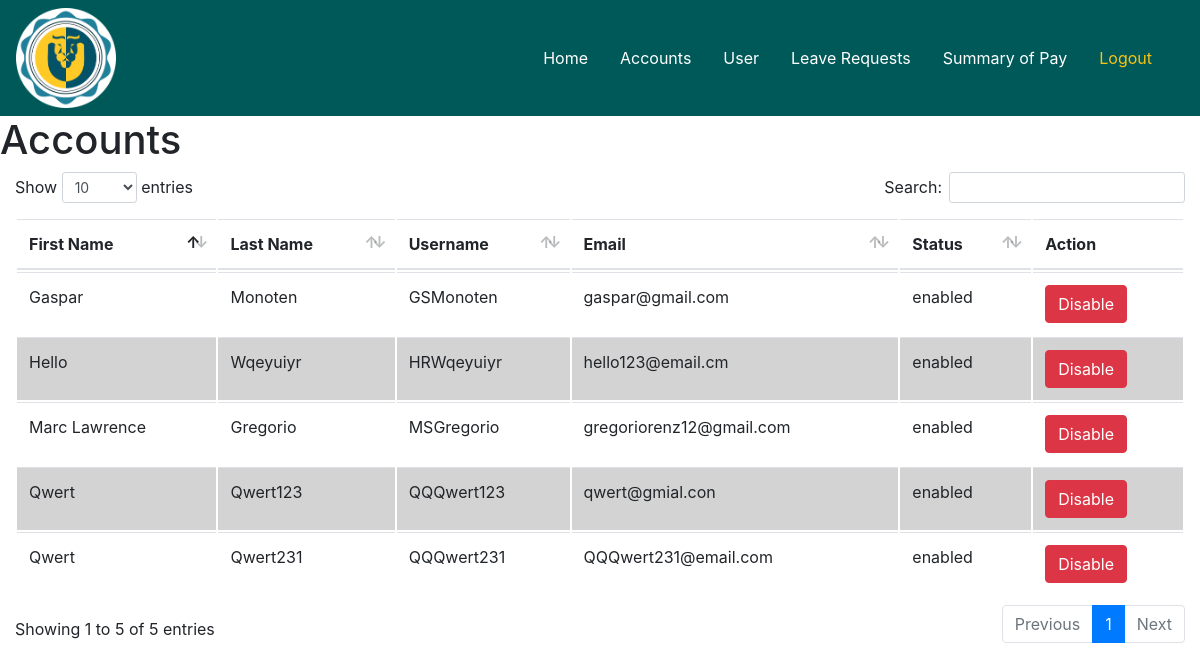
Page /admin/accounts_status.php (signed in) on the earlier database version.
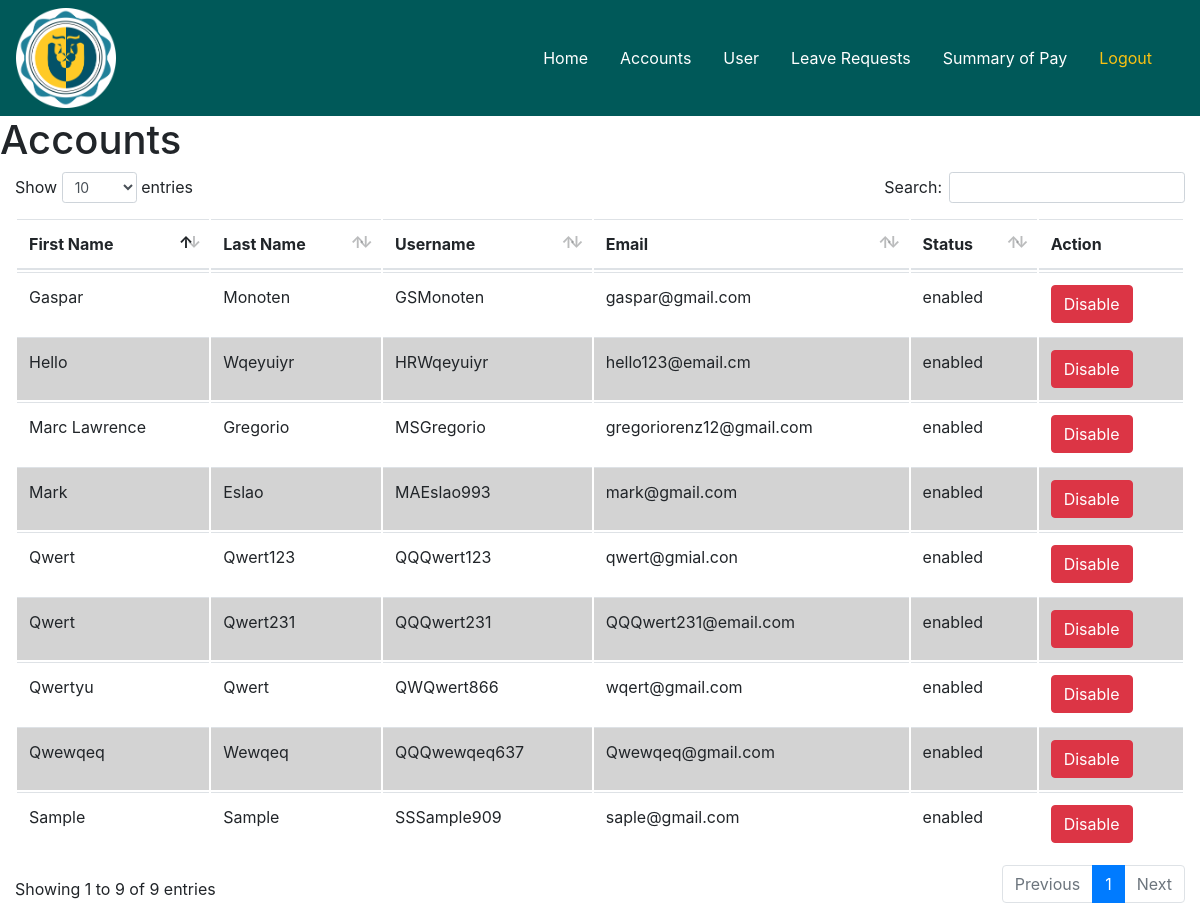
Same page on the later database version.
### tables this page shows
CREATE TABLE `user` (
  `username` varchar(45) NOT NULL,
  `user_id` int(11) NOT NULL AUTO_INCREMENT,
  `email` varchar(45) NOT NULL,
  `password` varchar(255) NOT NULL,
  `date_registered` date NOT NULL,
  `status` enum('enabled','disabled') DEFAULT 'enabled',
  `type` enum('admin','user') DEFAULT 'user',
  PRIMARY KEY (`username`),
  UNIQUE KEY `user_id_UNIQUE` (`user_id`),
  UNIQUE KEY `username_UNIQUE` (`username`)
);

CREATE TABLE `user_info` (
  `user_id` int(11) NOT NULL,
  `prof_image` mediumblob,
  `first_name` varchar(45) DEFAULT NULL,
  `middle_name` varchar(45) DEFAULT NULL,
  `last_name` varchar(45) DEFAULT NULL,
  `birth_date` date DEFAULT NULL,
  `birth_place` varchar(45) DEFAULT NULL,
  `contact_number` varchar(45) DEFAULT NULL,
  `gender` enum('m','f') DEFAULT NULL,
  `height` varchar(45) DEFAULT NULL,
  `weight` int(3) DEFAULT NULL,
  `blood_type` enum('o','a','b','ab') DEFAULT NULL,
  `residential_address` varchar(45) DEFAULT NULL,
  `residential_zip` int(4) DEFAULT NULL,
  `residential_tel_no` varchar(45) DEFAULT NULL,
  `permanent_address` varchar(45) DEFAULT NULL,
  `permanent_zip` int(4) DEFAULT NULL,
  `permanent_tel_no` varchar(45) DEFAULT NULL,
  `citizenship` varchar(45) DEFAULT NULL,
  `religion` varchar(45) DEFAULT NULL,
  `civil_status` varchar(45) DEFAULT NULL,
  `sss_no` int(11) DEFAULT NULL,
  `tin` int(11) DEFAULT NULL,
  `philhealth_no` int(11) DEFAULT NULL,
  `pagibig_id_no` int(11) DEFAULT NULL,
  PRIMARY KEY (`user_id`),
  UNIQUE KEY `user_id_UNIQUE` (`user_id`),
  CONSTRAINT `user_id` FOREIGN KEY (`user_id`) REFERENCES `user` (`user_id`) ON DELETE CASCADE ON UPDATE CASCADE
);

### admin/table_accounts.php (the view, shortened to what this page needs)
<!DOCTYPE html>
<html>
<head>
</head>
<body style="background-color:white !important;";>
<table class="table" id="table">
  <thead>
    <tr>
        <th>First Name</th>
        <th>Last Name</th>
        <th>Username</th>
        <th>Email</th>
        <th>Status</th>
        <th>Action</th>
    </tr>
  </thead>
    <?php
    $sql = "select username, email, first_name, last_name,status from user natural join user_info where type='user';";
    $result = $connect->query($sql);
    if($result-> num_rows > 0){
        while($row = $result->fetch_assoc()){
          if($row["status"] === "enabled"){
            $button = "
            <input name='disable' value='Disable' style='display: none;'>
            <a href='update_status.php?disable=".$row['status']."& username=".$row['username']."' class='show btn btn-danger'>Disable</a>";
          }else{
            $button = "
            <input name='enable' value='Enable' style='display: none;'>
            <a href='update_status.php?enable=".$row['status']."& username=".$row['username']."' class='show btn btn-success'>Enable</a>";
          }
            echo "
            <tr>
            <td>" . ucwords($row['first_name']) . "</td>
            <td>" . ucwords($row['last_name']) . "</td>
            <td>" . $row['username'] . "</td>
            <td>" . $row['email'] . "</td>
            <td>" . $row['status'] . "</td>
            <td>
             ".$button."</td>
            </tr>";
          }
        }
    ?>
  </table>
 </body>
</html>

### admin/accounts_status.php (shortened to what this page needs)
<?php
  include 'header.php';
 ?>
<!DOCTYPE html>
<html>
<head>
  <?php
    include 'include.php';
  ?>
</head>
<body>
	<div id="content">
		<h1>Accounts</h1>
		<?php
      include 'table_accounts.php';
    ?>
  </div>
</body>
</html>

Differences in the rows shown:
added user: user.first_name "Mark", user.last_name "Eslao", username "MAEslao993", email "mark@gmail.com", status "enabled"
added user: user.first_name "Qwewqeq", user.last_name "Wewqeq", username "QQQwewqeq637", email "Qwewqeq@gmail.com", status "enabled"
added user: user.first_name "Qwertyu", user.last_name "Qwert", username "QWQwert866", email "wqert@gmail.com", status "enabled"
added user: user.first_name "Sample", user.last_name "Sample", username "SSSample909", email "saple@gmail.com", status "enabled"
Other differences:
text written by a page script: "Show entries Search: Showing 1 to 5 of 5 entries Previous 1 Next" → "Show entries Search: Showing 1 to 9 of 9 entries Previous 1 Next"
